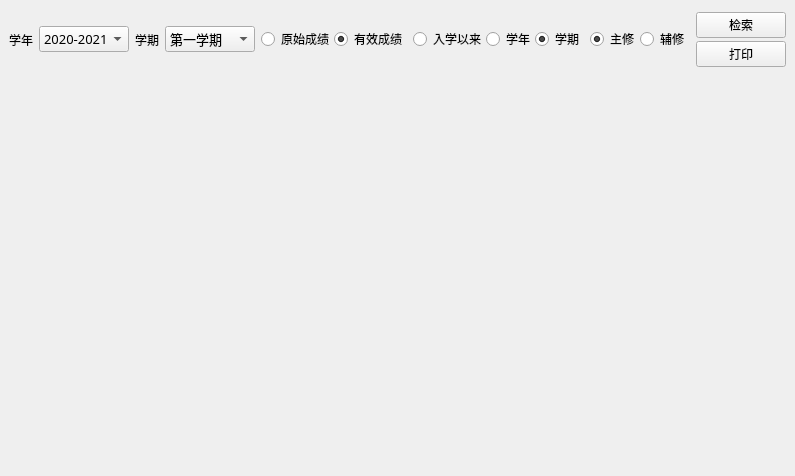
<?xml version="1.0" encoding="UTF-8"?>
<ui version="4.0">
 <class>QueryScore_Ui</class>
 <widget class="QWidget" name="QueryScore_Ui">
  <property name="geometry">
   <rect>
    <x>0</x>
    <y>0</y>
    <width>795</width>
    <height>476</height>
   </rect>
  </property>
  <property name="sizePolicy">
   <sizepolicy hsizetype="Preferred" vsizetype="Preferred">
    <horstretch>0</horstretch>
    <verstretch>0</verstretch>
   </sizepolicy>
  </property>
  <property name="windowTitle">
   <string>Form</string>
  </property>
  <layout class="QVBoxLayout" name="verticalLayout" stretch="1,5">
   <property name="spacing">
    <number>0</number>
   </property>
   <property name="leftMargin">
    <number>0</number>
   </property>
   <property name="topMargin">
    <number>0</number>
   </property>
   <property name="rightMargin">
    <number>0</number>
   </property>
   <property name="bottomMargin">
    <number>0</number>
   </property>
   <item>
    <widget class="QScrollArea" name="scrollArea_2">
     <property name="frameShape">
      <enum>QFrame::NoFrame</enum>
     </property>
     <property name="verticalScrollBarPolicy">
      <enum>Qt::ScrollBarAlwaysOff</enum>
     </property>
     <property name="horizontalScrollBarPolicy">
      <enum>Qt::ScrollBarAsNeeded</enum>
     </property>
     <property name="widgetResizable">
      <bool>true</bool>
     </property>
     <widget class="QWidget" name="scrollAreaWidgetContents_2">
      <property name="geometry">
       <rect>
        <x>0</x>
        <y>0</y>
        <width>795</width>
        <height>79</height>
       </rect>
      </property>
      <layout class="QHBoxLayout" name="horizontalLayout_5">
       <item>
        <widget class="QWidget" name="widget_2" native="true">
         <layout class="QHBoxLayout" name="horizontalLayout_2">
          <property name="leftMargin">
           <number>0</number>
          </property>
          <property name="topMargin">
           <number>0</number>
          </property>
          <property name="rightMargin">
           <number>0</number>
          </property>
          <property name="bottomMargin">
           <number>0</number>
          </property>
          <item>
           <widget class="QLabel" name="label">
            <property name="sizePolicy">
             <sizepolicy hsizetype="Fixed" vsizetype="Preferred">
              <horstretch>0</horstretch>
              <verstretch>0</verstretch>
             </sizepolicy>
            </property>
            <property name="font">
             <font>
              <family>微软雅黑</family>
              <pointsize>9</pointsize>
             </font>
            </property>
            <property name="text">
             <string>学年</string>
            </property>
           </widget>
          </item>
          <item>
           <widget class="QComboBox" name="comboBox">
            <property name="font">
             <font>
              <family>微软雅黑</family>
              <pointsize>10</pointsize>
             </font>
            </property>
            <item>
             <property name="text">
              <string>2020-2021</string>
             </property>
            </item>
           </widget>
          </item>
          <item>
           <widget class="QLabel" name="label_3">
            <property name="sizePolicy">
             <sizepolicy hsizetype="Fixed" vsizetype="Preferred">
              <horstretch>0</horstretch>
              <verstretch>0</verstretch>
             </sizepolicy>
            </property>
            <property name="font">
             <font>
              <family>微软雅黑</family>
              <pointsize>9</pointsize>
             </font>
            </property>
            <property name="text">
             <string>学期</string>
            </property>
           </widget>
          </item>
          <item>
           <widget class="QComboBox" name="comboBox_3">
            <property name="font">
             <font>
              <family>微软雅黑</family>
              <pointsize>10</pointsize>
             </font>
            </property>
            <item>
             <property name="text">
              <string>第一学期</string>
             </property>
            </item>
            <item>
             <property name="text">
              <string>第二学期</string>
             </property>
            </item>
           </widget>
          </item>
          <item>
           <widget class="QWidget" name="widget" native="true">
            <layout class="QHBoxLayout" name="horizontalLayout">
             <property name="spacing">
              <number>0</number>
             </property>
             <property name="leftMargin">
              <number>0</number>
             </property>
             <property name="topMargin">
              <number>0</number>
             </property>
             <property name="rightMargin">
              <number>0</number>
             </property>
             <property name="bottomMargin">
              <number>0</number>
             </property>
             <item>
              <widget class="QRadioButton" name="rawScore">
               <property name="font">
                <font>
                 <family>微软雅黑</family>
                 <pointsize>9</pointsize>
                </font>
               </property>
               <property name="text">
                <string>原始成绩</string>
               </property>
              </widget>
             </item>
             <item>
              <widget class="QRadioButton" name="vaildScore">
               <property name="font">
                <font>
                 <family>微软雅黑</family>
                 <pointsize>9</pointsize>
                </font>
               </property>
               <property name="text">
                <string>有效成绩</string>
               </property>
               <property name="checked">
                <bool>true</bool>
               </property>
              </widget>
             </item>
            </layout>
           </widget>
          </item>
          <item>
           <widget class="QWidget" name="widget_4" native="true">
            <layout class="QHBoxLayout" name="horizontalLayout_4">
             <property name="spacing">
              <number>0</number>
             </property>
             <property name="leftMargin">
              <number>0</number>
             </property>
             <property name="topMargin">
              <number>0</number>
             </property>
             <property name="rightMargin">
              <number>0</number>
             </property>
             <property name="bottomMargin">
              <number>0</number>
             </property>
             <item>
              <widget class="QRadioButton" name="fromFreshToNow">
               <property name="font">
                <font>
                 <family>微软雅黑</family>
                 <pointsize>9</pointsize>
                </font>
               </property>
               <property name="text">
                <string>入学以来</string>
               </property>
              </widget>
             </item>
             <item>
              <widget class="QRadioButton" name="byYear">
               <property name="font">
                <font>
                 <family>微软雅黑</family>
                 <pointsize>9</pointsize>
                </font>
               </property>
               <property name="text">
                <string>学年</string>
               </property>
              </widget>
             </item>
             <item>
              <widget class="QRadioButton" name="bySemester">
               <property name="font">
                <font>
                 <family>微软雅黑</family>
                 <pointsize>9</pointsize>
                </font>
               </property>
               <property name="text">
                <string>学期</string>
               </property>
               <property name="checked">
                <bool>true</bool>
               </property>
              </widget>
             </item>
            </layout>
           </widget>
          </item>
          <item>
           <widget class="QWidget" name="widget_3" native="true">
            <property name="font">
             <font>
              <pointsize>9</pointsize>
             </font>
            </property>
            <layout class="QHBoxLayout" name="horizontalLayout_3">
             <property name="spacing">
              <number>0</number>
             </property>
             <property name="leftMargin">
              <number>0</number>
             </property>
             <property name="topMargin">
              <number>0</number>
             </property>
             <property name="rightMargin">
              <number>0</number>
             </property>
             <property name="bottomMargin">
              <number>0</number>
             </property>
             <item>
              <widget class="QRadioButton" name="mainlyLearn">
               <property name="font">
                <font>
                 <family>微软雅黑</family>
                 <pointsize>9</pointsize>
                </font>
               </property>
               <property name="text">
                <string>主修</string>
               </property>
               <property name="checked">
                <bool>true</bool>
               </property>
              </widget>
             </item>
             <item>
              <widget class="QRadioButton" name="otherlyLearn">
               <property name="font">
                <font>
                 <family>微软雅黑</family>
                 <pointsize>9</pointsize>
                </font>
               </property>
               <property name="text">
                <string>辅修</string>
               </property>
              </widget>
             </item>
            </layout>
           </widget>
          </item>
          <item>
           <widget class="QWidget" name="widget_5" native="true">
            <layout class="QVBoxLayout" name="verticalLayout_2">
             <property name="spacing">
              <number>0</number>
             </property>
             <property name="leftMargin">
              <number>0</number>
             </property>
             <property name="topMargin">
              <number>0</number>
             </property>
             <property name="rightMargin">
              <number>0</number>
             </property>
             <property name="bottomMargin">
              <number>0</number>
             </property>
             <item>
              <widget class="QPushButton" name="queryScoreBtn">
               <property name="text">
                <string>检索</string>
               </property>
              </widget>
             </item>
             <item>
              <widget class="QPushButton" name="pushButton_2">
               <property name="text">
                <string>打印</string>
               </property>
              </widget>
             </item>
            </layout>
           </widget>
          </item>
         </layout>
        </widget>
       </item>
      </layout>
     </widget>
    </widget>
   </item>
   <item>
    <widget class="QScrollArea" name="scrollArea">
     <property name="frameShape">
      <enum>QFrame::NoFrame</enum>
     </property>
     <property name="widgetResizable">
      <bool>true</bool>
     </property>
     <widget class="QWidget" name="scrollAreaWidgetContents">
      <property name="geometry">
       <rect>
        <x>0</x>
        <y>0</y>
        <width>795</width>
        <height>397</height>
       </rect>
      </property>
      <layout class="QVBoxLayout" name="verticalLayout_3"/>
     </widget>
    </widget>
   </item>
  </layout>
 </widget>
 <resources/>
 <connections/>
</ui>
